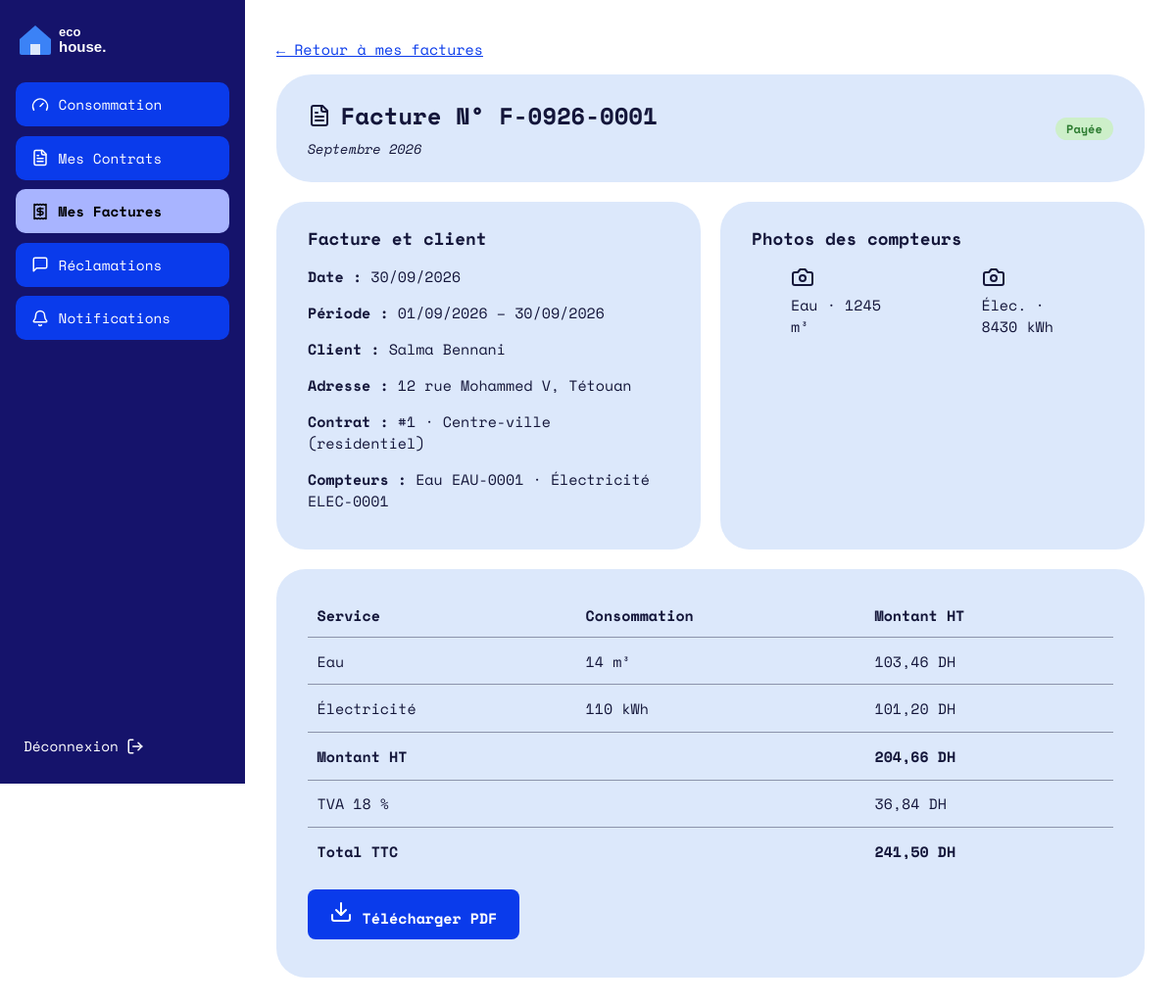
Screenshot of /Facture/one/1 (signed in) with the database file from the repository.
### tables this page shows
CREATE TABLE `facture` (
  `id` int(11) NOT NULL,
  `numero` varchar(30) NOT NULL,
  `id_client` int(11) NOT NULL,
  `id_consommation` int(11) NOT NULL,
  `date_facture` date NOT NULL,
  `periode` varchar(20) NOT NULL,
  `conso_eau` decimal(10,2) DEFAULT NULL,
  `conso_elec` decimal(10,2) DEFAULT NULL,
  `montant_ht` decimal(10,2) DEFAULT NULL,
  `tva` decimal(10,2) DEFAULT NULL,
  `montant_ttc` decimal(10,2) DEFAULT NULL,
  `statut` enum('impayee','payee') DEFAULT 'impayee'
);

CREATE TABLE `consommation` (
  `id` int(11) NOT NULL,
  `id_client` int(11) NOT NULL,
  `mois` tinyint(4) NOT NULL,
  `annee` smallint(6) NOT NULL,
  `index_eau` decimal(10,2) NOT NULL,
  `index_elec` decimal(10,2) NOT NULL,
  `photo_eau` varchar(255) DEFAULT NULL,
  `photo_elec` varchar(255) DEFAULT NULL,
  `date_saisie` datetime DEFAULT current_timestamp(),
  `statut` enum('normale','anomalie','corrigee') DEFAULT 'normale',
  CONSTRAINT `chk_mois` CHECK (`mois` BETWEEN 1 AND 12)
);

CREATE TABLE `client` (
  `id` int(11) NOT NULL,
  `nom` varchar(100) NOT NULL,
  `prenom` varchar(100) NOT NULL,
  `adresse` varchar(255) DEFAULT NULL,
  `telephone` varchar(20) DEFAULT NULL,
  `email` varchar(150) NOT NULL,
  `mot_de_passe` varchar(255) NOT NULL,
  `date_creation` datetime DEFAULT current_timestamp()
);

CREATE TABLE `contrat` (
  `id` int(11) NOT NULL AUTO_INCREMENT,
  `id_client` int(11) NOT NULL,
  `id_quartier` int(11) NOT NULL,
  `num_compteur_eau` varchar(50) DEFAULT NULL,
  `num_compteur_elec` varchar(50) DEFAULT NULL,
  `index_initial_eau` decimal(10,2) NOT NULL DEFAULT 0.00,
  `index_initial_elec` decimal(10,2) NOT NULL DEFAULT 0.00,
  `date_debut` date NOT NULL DEFAULT curdate(),
  `date_fin` date DEFAULT NULL,
  `statut` enum('actif','resilie') NOT NULL DEFAULT 'actif',
  PRIMARY KEY (`id`),
  UNIQUE KEY `num_compteur_eau` (`num_compteur_eau`),
  UNIQUE KEY `num_compteur_elec` (`num_compteur_elec`),
  KEY `id_client` (`id_client`),
  KEY `id_quartier` (`id_quartier`),
   
  CONSTRAINT `contrat_ibfk_1` FOREIGN KEY (`id_client`) REFERENCES `client` (`id`),
  CONSTRAINT `contrat_ibfk_2` FOREIGN KEY (`id_quartier`) REFERENCES `quartier` (`id`)
);

CREATE TABLE `quartier` (
  `id` int(11) NOT NULL AUTO_INCREMENT,
  `nom` varchar(100) NOT NULL,
  `id_type_activite` int(11) NOT NULL,
  PRIMARY KEY (`id`),
  UNIQUE KEY `nom` (`nom`),
  KEY `id_type_activite` (`id_type_activite`),
  CONSTRAINT `quartier_ibfk_1` FOREIGN KEY (`id_type_activite`) REFERENCES `type_activite` (`id`)
);

CREATE TABLE `type_activite` (
  `id` int(11) NOT NULL AUTO_INCREMENT,
  `nom` varchar(50) NOT NULL,
  `seuil_eau` decimal(10,2) NOT NULL DEFAULT 50.00,     
  `seuil_elec` decimal(10,2) NOT NULL DEFAULT 500.00,   
  PRIMARY KEY (`id`),
  UNIQUE KEY `nom` (`nom`)
);

### Traitement/Facture.php (called while the page is built, shortened)
<?php
function factureOne(int $id): void
{
    $facture = bdFactureOne($id);
    $tarifs = !empty($facture['id_contrat']) ? bdContratTranches((int) $facture['id_contrat']) : null;
    $facture['montant_eau'] = $facture['montant_eau'] !== null
        ? (float) $facture['montant_eau']
        : calculerMontant((float) $facture['conso_eau'], 'eau', $tarifs);
    $facture['montant_elec'] = $facture['montant_elec'] !== null
        ? (float) $facture['montant_elec']
        : calculerMontant((float) $facture['conso_elec'], 'elec', $tarifs);
    afficherVue('facture/one.php', [
        'titre'   => 'Facture ' . $facture['numero'],
        'facture' => $facture,
    ]);
}

### index.php (called while the page is built, shortened)
<?php
require_once __DIR__ . '/BD/Connexion.php';
require_once __DIR__ . '/Traitement/Auth.php';
$url      = trim((string) ($_GET['url'] ?? ''), '/');
$segments = $url === '' ? ['Auth', 'login'] : explode('/', $url);
$entite = ucfirst(strtolower($segments[0]));
$action = strtolower($segments[1] ?? '');
$param  = $segments[2] ?? null;
$fonction = (PREFIXES[$entite] ?? strtolower($entite)) . ucfirst($action);
$rf   = new ReflectionFunction($fonction);
$args = [];
if ($rf->getNumberOfParameters() >= 1) {
    $type = $rf->getParameters()[0]->getType();
    if ($type instanceof ReflectionNamedType && $type->getName() === 'int') {
        $args[] = (int) $param;
    } elseif ($param !== null) {
        $args[] = preg_match('/^[a-z0-9_-]+$/i', $param) ? $param : '';
    }
} elseif ($param !== null) {
    afficher404();
}
$fonction(...$args);

### BD/Connexion.php (called while the page is built, shortened)
<?php
function getConnexion(): PDO
{
    static $pdo = null;
    if ($pdo instanceof PDO) {
        return $pdo;
    }
    $hote = 'localhost';
    $base = 'gestion_factures';
    $user = 'root';
    $mdp  = '';
    try {
        $pdo = new PDO("mysql:host=$hote;dbname=$base;charset=utf8mb4", $user, $mdp, [
            PDO::ATTR_ERRMODE            => PDO::ERRMODE_EXCEPTION,
            PDO::ATTR_DEFAULT_FETCH_MODE => PDO::FETCH_ASSOC,
            PDO::ATTR_EMULATE_PREPARES   => false,
        ]);
    } catch (PDOException $e) {
        http_response_code(500);
        exit('Connexion à la base impossible : MySQL est-il démarré et la base gestion_factures importée ?');
    }
    return $pdo;
}

### BD/Facture.php (called while the page is built, shortened)
<?php
function bdFactureOne(int $id): array
{
    $st = getConnexion()->prepare(
        "SELECT f.*,
                c.nom, c.prenom, c.adresse,
                ct.num_compteur_eau, ct.num_compteur_elec, ct.id AS contrat_numero,
                q.nom AS quartier, t.nom AS type_activite,
                co.mois, co.annee, co.index_eau, co.index_elec, co.photo_eau, co.photo_elec
         FROM facture f
         JOIN client c        ON c.id  = f.id_client
         JOIN consommation co ON co.id = f.id_consommation
         LEFT JOIN contrat ct ON ct.id = f.id_contrat
         LEFT JOIN quartier q ON q.id = ct.id_quartier
         LEFT JOIN type_activite t ON t.id = q.id_type_activite
         WHERE f.id = :id");
    $st->execute([':id' => $id]);
    $row = $st->fetch();
    return $row ?: [];
}

### IHM/facture/one.php (the view)
<?php
$e        = fn($x) => htmlspecialchars((string) $x, ENT_QUOTES, 'UTF-8');
$moisNoms = ['Janvier','Février','Mars','Avril','Mai','Juin','Juillet','Août','Septembre','Octobre','Novembre','Décembre'];
$dh       = fn($x) => number_format((float) $x, 2, ',', ' ') . ' DH';
$num      = fn($x) => rtrim(rtrim(number_format((float) $x, 2, ',', ''), '0'), ',');
$f        = $facture;
$debut    = sprintf('01/%02d/%04d', $f['mois'], $f['annee']);
$fin      = date('t/m/Y', mktime(0, 0, 0, (int) $f['mois'], 1, (int) $f['annee']));
?>
<p><a href="<?= BASE_URL ?>Facture/all">← Retour à mes factures</a></p>
<header class="carte carte-titre">
  <div>
    <h1><i data-lucide="file-text"></i> Facture N° <?= $e($f['numero']) ?></h1>
    <p class="sous-titre"><?= $moisNoms[(int) $f['mois'] - 1] . ' ' . (int) $f['annee'] ?></p>
  </div>
  <?php if ($f['statut'] === 'payee'): ?>
    <span class="badge badge-vert">Payée</span>
  <?php else: ?>
    <span class="badge badge-rouge">Impayée</span>
  <?php endif; ?>
</header>
<div class="grille-2">
  <section class="carte">
    <h3>Facture et client</h3>
    <p><strong>Date :</strong> <?= date('d/m/Y', strtotime($f['date_facture'])) ?></p>
    <p><strong>Période :</strong> <?= $debut ?> – <?= $fin ?></p>
    <p><strong>Client :</strong> <?= $e($f['prenom'] . ' ' . $f['nom']) ?></p>
    <p><strong>Adresse :</strong> <?= $e($f['adresse'] ?? '') ?></p>
    <?php if (!empty($f['contrat_numero'])): ?>
      <p><strong>Contrat :</strong> #<?= (int) $f['contrat_numero'] ?> · <?= $e($f['quartier'] ?? '') ?> (<?= $e($f['type_activite'] ?? '') ?>)</p>
      <p><strong>Compteurs :</strong> Eau <?= $e($f['num_compteur_eau'] ?: '—') ?> · Électricité <?= $e($f['num_compteur_elec'] ?: '—') ?></p>
    <?php endif; ?>
  </section>
  <section class="carte">
    <h3>Photos des compteurs</h3>
    <div class="grille-2">
      <figure>
        <?php if (!empty($f['photo_eau'])): ?>
          <img src="<?= BASE_URL . $e($f['photo_eau']) ?>" alt="Compteur d'eau">
        <?php else: ?>
          <i data-lucide="camera"></i>
        <?php endif; ?>
        <figcaption>Eau · <?= $num($f['index_eau']) ?> m³</figcaption>
      </figure>
      <figure>
        <?php if (!empty($f['photo_elec'])): ?>
          <img src="<?= BASE_URL . $e($f['photo_elec']) ?>" alt="Compteur d'électricité">
        <?php else: ?>
          <i data-lucide="camera"></i>
        <?php endif; ?>
        <figcaption>Élec. · <?= $num($f['index_elec']) ?> kWh</figcaption>
      </figure>
    </div>
  </section>
</div>
<section class="carte">
  <table class="tableau">
    <thead>
      <tr><th>Service</th><th>Consommation</th><th>Montant HT</th></tr>
    </thead>
    <tbody>
      <tr><td>Eau</td><td><?= $num($f['conso_eau']) ?> m³</td><td><?= $dh($f['montant_eau']) ?></td></tr>
      <tr><td>Électricité</td><td><?= $num($f['conso_elec']) ?> kWh</td><td><?= $dh($f['montant_elec']) ?></td></tr>
      <tr><td><strong>Montant HT</strong></td><td></td><td><strong><?= $dh($f['montant_ht']) ?></strong></td></tr>
      <tr><td>TVA 18 %</td><td></td><td><?= $dh($f['tva']) ?></td></tr>
      <tr><td><strong>Total TTC</strong></td><td></td><td><strong><?= $dh($f['montant_ttc']) ?></strong></td></tr>
    </tbody>
  </table>
  <p>
    <a class="btn-principal" href="<?= BASE_URL ?>Facture/pdf/<?= (int) $f['id'] ?>">
      <i data-lucide="download"></i> Télécharger PDF
    </a>
  </p>
</section>

### assets/css/style.css (style rules this page uses)
:root { --marine:#15136B; --bleu:#0A3BEB; --bleu-clair:#A8B4FF; --carte:#DCE8FB; --cercle:#5B6CF5; --bordure:#D5DBE8; --filet:#8B93AA; --texte:#14163A; }
* { box-sizing:border-box }
body { margin:0;font-family:"Space Mono",ui-monospace,Consolas,monospace;color:var(--texte);background:#fff;font-size:15px }
h1,h2,h3 { margin:0;font-weight:700 }
a { color:var(--bleu) }
.carte { background:var(--carte);border-radius:30px;padding:1.5rem 2rem;margin-bottom:1.25rem }
.carte-titre { border-radius:36px;display:flex;align-items:center;justify-content:space-between;gap:1rem }
.carte-titre h1 { font-size:1.5rem;display:flex;align-items:center;gap:.6rem }
.sous-titre { margin:.4rem 0 0;font-style:italic;font-size:.85rem }
.grille-2 { display:grid;grid-template-columns:1fr 1fr;gap:1.25rem }
.btn-principal { display:inline-block;background:var(--bleu);color:#fff;font:inherit;font-weight:700;border:0;border-radius:8px;padding:.7rem 1.4rem;cursor:pointer;text-decoration:none }
.badge { display:inline-block;padding:.2rem .7rem;border-radius:999px;font-size:.75rem;font-weight:700 }
.badge-vert { background:#CDEFC9;color:#2E7D32 }
.tableau { width:100%;border-collapse:collapse }
.tableau th { text-align:left;font-weight:700;padding:.7rem .6rem;border-bottom:1px solid var(--filet) }
.tableau td { padding:.8rem .6rem;border-bottom:1px solid var(--filet) }
.tableau tr:last-child td { border-bottom:0 }

### rows the page displays
facture: numero "F-0926-0001", id_consommation.mois "Septembre", id_consommation.annee "2026", date_facture "30/09/2026", id_consommation.annee "01/09/2026", id_consommation.annee "30/09/2026", id_client.nom "Salma Bennani", id_client.adresse "12 rue Mohammed V, Tétouan", id_contrat "1", quartier.nom "Centre-ville", type_activite.nom "residentiel", id_contrat.num_compteur_eau "EAU-0001", id_contrat.num_compteur_elec "ELEC-0001", id_consommation.index_eau "1245", id_consommation.index_elec "8430", conso_eau "14", montant_eau "103,46 DH", conso_elec "110", montant_elec "101,20 DH", montant_ht "204,66 DH", tva "36,84 DH", montant_ttc "241,50 DH"

### other values shown
$libelle "Consommation"
$libelle "Mes Contrats"
$libelle "Mes Factures"
$libelle "Réclamations"
$libelle "Notifications"
